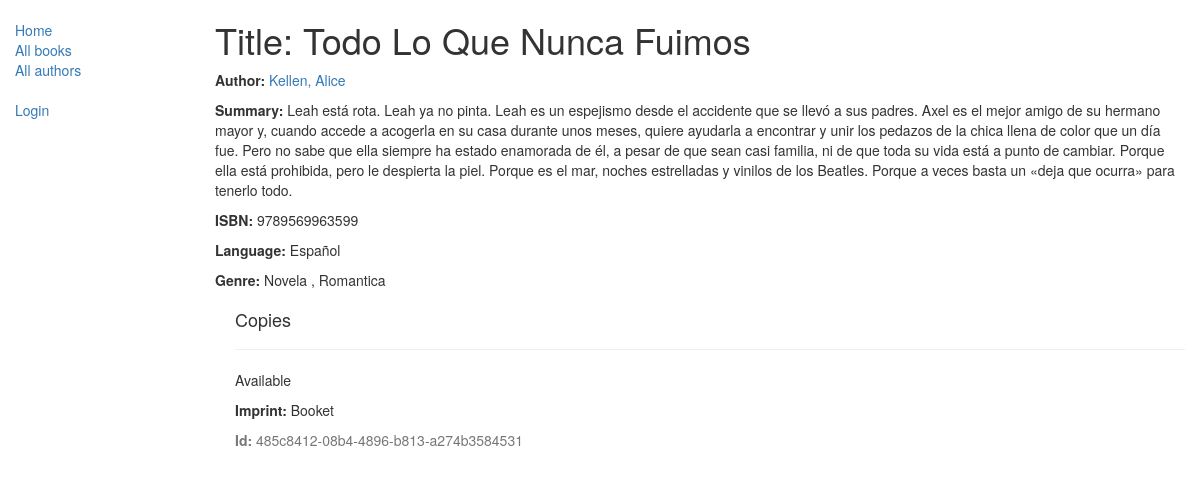
/catalog/book/1, run on the app's committed database.
### catalog/models.py (models this page shows, shortened)
class Book(models.Model):
    title = models.CharField(max_length=200)
    author = models.ForeignKey('Author', on_delete=models.SET_NULL, null=True)
    summary = models.TextField(
        max_length=1000, help_text="Ingresar breve descripcion del libro")
    isbn = models.CharField("ISBN", max_length=13,
                            unique=True, help_text='13 caracteres')
    genre = models.ManyToManyField(
        Genre, help_text="Seleccione genero para este libro")
    language = models.ForeignKey(
        'Language', on_delete=models.SET_NULL, null=True)
    class Meta:
        ordering = ['title', 'author']
    def display_genre(self):
        return ', '.join([genre.name for genre in self.genre.all()[:3]])
    display_genre.short_description = 'Genre'

class Author(models.Model):
    first_name = models.CharField(max_length=100)
    last_name = models.CharField(max_length=100)
    date_of_birth = models.DateField(null=True, blank=True)
    date_of_death = models.DateField('Died', null=True, blank=True)
    class Meta:
        ordering = ['last_name', 'first_name']
    def __str__(self):
        return '{0}, {1}'.format(self.last_name, self.first_name)

class Language(models.Model):
    name = models.CharField(
        max_length=200, help_text="Ingrese lenguaje (ej. English, Spanish)")
    def __str__(self):
        return self.name

class Genre(models.Model):
    name = models.CharField(
        max_length=200, help_text="Ingrese nombre de gener (ej. Ciencia Ficcion, Policia)")
    def __str__(self):
        return self.name

class BookInstance(models.Model):
    id = models.UUIDField(primary_key=True, default=uuid.uuid4,
                          help_text='ID unico para cada libro')
    book = models.ForeignKey('Book', on_delete=models.RESTRICT, null=True)
    imprint = models.CharField(max_length=200)
    due_back = models.DateField(null=True, blank=True)
    borrower = models.ForeignKey(
        User, on_delete=models.SET_NULL, null=True, blank=True)
    LOAN_STATUS = (
        ('m', 'Maintenance'),
        ('o', 'On loan'),
        ('a', 'Available'),
        ('r', 'Reserved'),
    )
    status = models.CharField(max_length=1, choices=LOAN_STATUS,
                              blank=True, default='m', help_text='Disponibilidad del libro')
    class Meta:
        ordering = ['due_back']
        permissions = (("can_mark_returned", "Set book as returned"),)

### catalog/views.py (the view)
# urls.py: url(r'^book/(?P<pk>\d+)$', views.BookDetailView.as_view(), name='book-detail'),
class BookDetailView(generic.DetailView):
    model = Book

### catalog/templates/catalog/book_detail.html (shortened to what this page needs)
<!DOCTYPE html>
<html lang="en">
<head>
</head>
<body>
  {% extends "base_generic.html" %} {% block content %}
  <h1>Title: {{ book.title }}</h1>
  <p><strong>Author:</strong> <a href="{% url 'author-detail' book.author.pk %}">{{ book.author }}</a></p>
  <p><strong>Summary:</strong> {{ book.summary }}</p>
  <p><strong>ISBN:</strong> {{ book.isbn }}</p>
  <p><strong>Language:</strong> {{ book.language }}</p>
  <p>
    <strong>Genre:</strong>
    {% for genre in book.genre.all %} {{ genre }} {% if not forloop.last %},
    {% endif %}{% endfor %}
  </p>
  <div style="margin-left: 20px; margin-top: 20px">
    <h4>Copies</h4>
    {% for copy in book.bookinstance_set.all %}
    <hr />
    <p class="
          {%
          if
          copy.status
          ==
          'a'
          %}text-success{%
          elif
          copy.status
          ==
          'm'
          %}text-danger{%
          else
          %}text-warning{%
          endif
          %}
        ">
      {{ copy.get_status_display }}
    </p>
    <p><strong>Imprint:</strong> {{copy.imprint}}</p>
    <p class="text-muted"><strong>Id:</strong> {{copy.id}}</p>
    {% endfor %}
  </div>
  {% endblock %}

### catalog/templates/base_generic.html (shortened to what this page needs)
<!DOCTYPE html>
<html lang="en">
<head>
  <link rel="stylesheet" href="https://maxcdn.bootstrapcdn.com/bootstrap/3.3.7/css/bootstrap.min.css" />
  {% load static %}
  <link rel="stylesheet" href="{% static 'css/styles.css' %}" />
</head>
<body>
  <div class="container-fluid">
    <div class="row">
      <div class="col-sm-2">
        {% block sidebar %}
        <ul class="sidebar-nav">
          <li><a href="{% url 'index' %}">Home</a></li>
          <li><a href="{% url 'books' %}">All books</a></li>
          <li><a href="{% url 'authors' %}">All authors</a></li>
        </ul>
        <ul class="sidebar-nav">
          {% if user.is_authenticated %}
          <li>User: {{ user.get_username }}</li>
          <li><a href="{% url 'my-borrowed' %}">My Borrowed</a></li>
          <li><a href="{% url 'logout'%}?next={{request.path}}">Logout</a></li>
          {% else %}
          <li><a href="{% url 'login'%}?next={{request.path}}">Login</a></li>
          {% endif %}
        </ul>
        {% endblock %}
      </div>
      <div class="col-sm-10">{% block content %}{% endblock %}</div>
    </div>
  </div>
</body>
</html>

### catalog/static/css/styles.css (style rules this page uses)
.sidebar-nav { margin-top: 20px; padding: 0; list-style: none; }

### data on the page
Book: title "Todo Lo Que Nunca Fuimos", author "Kellen, Alice", summary "Leah está rota. Leah ya no pinta. Leah es un espejismo desde el accidente que se llevó a sus padres. Axel es el mejor amigo de su hermano mayor y, cuando accede a acogerla en su casa durante unos meses, quiere ayudarla a encontrar y unir los pedazos de la chica llena de color que un día fue. Pero no sabe que ella siempre ha estado enamorada de él, a pesar de que sean casi familia, ni de que toda su vida está a punto de cambiar. Porque ella está prohibida, pero le despierta la piel. Porque es el mar, noches estrelladas y vinilos de los Beatles. Porque a veces basta un «deja que ocurra» para tenerlo todo.", isbn "9789569963599", language "Español"
Genre: name "Novela"
Genre: name "Romantica"
BookInstance: status "Available", imprint "Booket", id "485c8412-08b4-4896-b813-a274b3584531"
